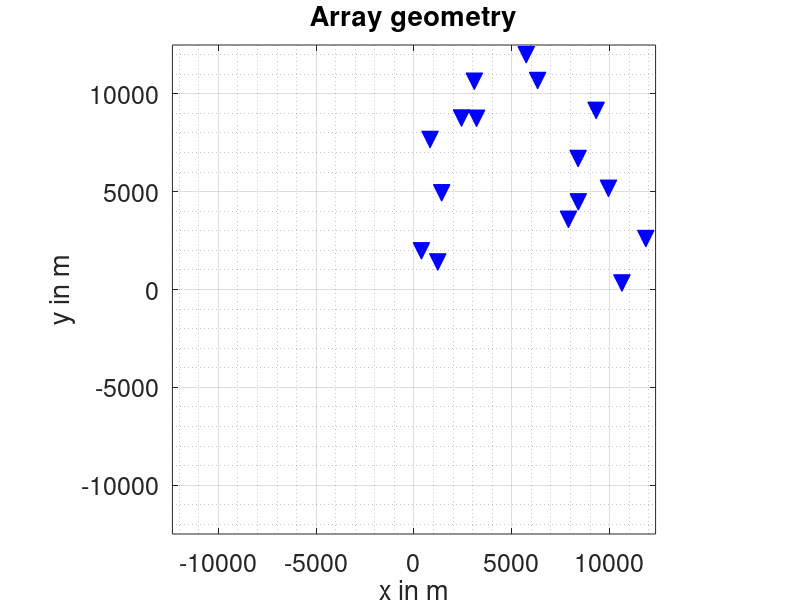

The MATLAB script that drew this image: (Note: this script raises an error after producing the figure.)
%% Histogram from beamforming of synthetic wavefields
% Compute a histogram (velocity vs azimuth) from beamforming of synthetic,
% noise-like wavefields recorded on an array of choice and estimate the 
% apparent anisotropy by fitting a curve to the histogram
%--------------------------------------------------------------------------
% Katrin Loer
% Department of Geology and Geophysics
% University of Aberdeen
% United Kingdom
%
% Feb 2017
% last modified: Jan 2022
%--------------------------------------------------------------------------
% This script models different wave fields for a given number of 
% time windows, computes the corresponding beamresponse R and picks the
% maximum of R. All maxima for all time windows are then plotted in a
% histogram (velocity vs azimuth) and a curve is fitted to the distribution 
% (as in "real" beamforming analysis). Each histogram corresponds to a 
% given frequency.
% Wavefields are modelled in the frequency domain in terms of spectral
% amplitude and phase associated with the chosen wavefield parameters
% (velocity, frequency, azimuth) at each station of the array. Only the 
% vertical component is considered.
% Each wavefield can consist of multiple superimposed waves, which have the
% same wavenumber but different azimuths. Velocities are isotropic.  
% The resulting curve should give an idea about the apparent anisotropy
% intruduced as a result of the array geometry and the source distribution
% (that is, the superposition and azimuthal distribution of recorded
% waves)
%--------------------------------------------------------------------------
% Additional functions required:
% - extrema2.m
% - export_fig.m
%--------------------------------------------------------------------------
% Parameters to be set:
% Path to additional functions (l. 50)      - default is './'
% saveflag (l. 53)                          - default: true
% arrayflag (l. 67)                         - default: rand
% Array response parameters (ll. 164 ff.)   - default values see below
% Number of time windows nwin (l. 188)      - deafult: nwin=5000
% Wavefield design (ll. 192 ff.)            - default values see below
% Number of bootstrap resamples B (l. 322)  - default B=1000
% Plotting parameters (ll. 370 ff.)         - default values see below
% Path to figures/data (ll. 123+405)        - default is './'
%--------------------------------------------------------------------------

clear
close all

% addpath('/Users/s06kl9/Projects/FKanalysis/FK3C') % path to extrema2.m
% addpath('/Users/s06kl9/Projects/FKanalysis/SCRIPTS/altmany-export_fig-f0af704') % path to export_fig.m

saveflag = true;

tic % measures run time (for default values 6-7 min)

%% Load array coordinates
% Station coordinates must be in m (not lat/lon) and
% coords must be n x 2 double (n = number of stations)
% Choose/modify one of the predefined arrays:
% 'circ' = circular array
% 'rect' = rectangular array
% 'rand' = random array
% 'line' = linear array
% or load you own (here 'gemex')

arrayflag = 'rand';

switch arrayflag
    case 'gemex'
        % GEMEX
        load /Users/s06kl9/Projects/FKanalysis/GEMEX/coords_DB_centred.mat
    case 'circ'
        % Circular
        cth = (0:45:345)*pi/180;
        cr = 2000:2000:4000;
        X = kron(cr,cos(cth));
        Y = kron(cr,sin(cth));
        coords = [X(:) Y(:)];
    case 'rect'
        % Rectangular
        xmax = 7000;
        ymax = 1000;
        xstep = 2000;
        ystep = 2000;
        [X, Y] = meshgrid(-xmax:xstep:xmax,-ymax:ystep:ymax);
        coords = [X(:) Y(:)];
    case 'rand'
        % Random
        n = 16;
        smax = 12000;
        coords = smax*rand(n,2);
    case 'line'
        % Linear array
        xline = linspace(-2000,8000,8);
        yline = xline;
        ctest(:,1) = xline;
        ctest(:,2) = yline(3);
        ctest2(:,2) = yline;
        ctest2(:,1) = xline(3);
        ctest(3,:)=[];
        coords = cat(1,ctest,ctest2);
end
n = size(coords,1);
centre = mean(coords); % used below as reference point for source coordinates

% Plot array geometry
figure('Color','w'); 
plot(coords(:,1),coords(:,2),'bv','MarkerFaceColor','b','MarkerSize',12); 
axis equal
xmax = max(abs(coords(:,1))) + 500;
ymax = max(abs(coords(:,2))) + 500;
xlim([-xmax xmax])
ylim([-ymax ymax])
grid on
grid minor
axis equal
title('Array geometry')
set(gca,'Fontsize',18)
xlabel('x in m')
ylabel('y in m')

% Save array figure
if saveflag
    arrayfig = sprintf('./array_%s.png',arrayflag);
    export_fig(arrayfig,'-png','-r200')
end

%% Station pair orientation (used for plotting only)

kk = 0;
azi = 0;
dmax = 20000;
AA = zeros(length(coords),length(coords)); % matrix that stores station pair oreintations

for i = 1:length(coords)
    for j = i:length(coords)        
        if i ~= j
            x = coords(i,1) - coords(j,1);
            y = coords(i,2) - coords(j,2);
            % Distance between two stations
            dist = sqrt(x^2+y^2);
            if dist < dmax
                kk = kk+1;
                % Orientation of station pair
                azi_help = atan(y/x);
                if azi_help < 0
                    azi(kk) = pi + azi_help;
                else
                    azi(kk) = azi_help;
                end
                AA(i,j) = azi(kk);
                AA(j,i) = azi(kk)+pi;
            else
                continue
            end
        else
            AAmax = 9999;
            AA(i,j) = AAmax; % set diagonal (same station) to max to exclude from histogram later
        end
    end
end

%% Array response vector
% used to compute beamresponse of the array

kmax = 0.3 * 1/1000;        % maximum wavenumber
res = 201;                  % wavenumber resolution
kr = linspace(0,kmax,res)'; % range of wavenumbers
kth = (5:5:360)*pi/180;     % range of azimuths
k = kron(kr, [cos(kth(:)) sin(kth(:))] ); % complete range of wavenumber vectors

ak = 1/sqrt(n) * exp(1i*2*pi*coords*k'); % array response vector (requires wavenumber vectors and station coordinates)

%% "Synthetic" wavefield
% Define parameters in the "Wavefield design" box or use default
% - f and v: set according to observations you've made so far
% - d: for each time window, the dominant direction of the wavefield will
% be taken as a random number from the distribution defined in d; 
% by default this is the range [1 360] degree - you could limit that range,  
% for example, when you observed a dominant direction in your data
% - w: standard deviation of the distribution of these waves in degree
% - nk: number of waves superimposed in one time window
% NOTE: all waves will have the same wavenumber as defined by
% frequency and velocity, only their azimuths vary according to a normal
% distribution defined by d, w and nk

nwin = 5000;    % number of time windows: you could play with this number 
% to explore its influence and to find out if there is a "saturation point",
% i.e., a number beyond which the fitted curve doesn't change anymore

% Wavefield design
%--------------------------------------------------------------------------
% In the "time window loop" below, we model one wavefield for each time 
% window, computes the beamresponse and pick the maximum.
% One wavefield can consist of multiple superimposed waves from different
% directions; you can change the properties of the wavefield by varying the
% parameters in this "Wavefield design" box
% - fieldflag: chose 'rand' for random source locations or 'domi' for a 
% dominant direction of sources
% - d: dominant direction of sources
% - w: standard deviation of the distribution of these waves
% - nk: number of waves superimposed in one time window

fieldflag = 'rand';
f = 0.3;        % frequency in Hz
v = 2600;       % velocity in m/s
kr_s = f/v;     % horizontal wavenumber

switch fieldflag
    case 'domi'
        d = round(360 * rand(1,nwin)); % dominant direction of propagation (= mean of distribution)
        w = 45;         % standard deviation of distribution
        nkmax = 20;     % maximum number of events per time window
        nk = ceil(nkmax * rand(1,nwin)); % number of events per time window
    case 'rand'
        nkmax = 20;     % maximum number of events per time window
        nk = ceil(nkmax * rand(1,nwin)); % number of events per time window
end

ml = 5; % multiples of the wavelength, defines radius of source circle
rad_s = ml * 1/kr_s; % radius of cirlce
%--------------------------------------------------------------------------

%% Loop over time windows
% For each time window in the loop, we model the wavefield, compute the
% beamresponse and pick the maximum
% NOTHING TO BE CHANGED IN THE LOOP

kr_max = zeros(nwin,1);
kth_max = zeros(nwin,1);
for i = 1:nwin

    % 1) Model wavefield for ith time window
    %---------------------------------------
    switch fieldflag
        case 'domi'
            kth_s = ( d(i) + round( w * randn(1,nk)) ) * pi/180; % randn: normal distribution
            % kth_s = azimuthal distribution of superimposed waves using the mean
            % and standard deviation as defined above
        case 'rand'
            kth_s = round(360 * rand(1,nk(i))) * pi/180;
            % source distribution is random within 360 degrees
    end
    
    % Complete wavenumber vector
    k_s = kron(kr_s, [cos(kth_s(:)) sin(kth_s(:))]);
    
    % Source locations: The idea is to have the sources on a circle around 
    % the array, however, not exactly but slightly scattered to create a 
    % more realistic scenario
    coords_s = centre' + (rad_s + 1/kr_s*rand(1,nk(i))) .* [cos(pi+kth_s); sin(pi+kth_s)]; 
    
    % Wavefields in terms of spectral phases as a function of receiver
    % location relative to source location (coords-coords_s) and wave 
    % vector (k_s) (note that spectral amplitudes do not vary, i.e., they
    % are all equal to one so that all sources have the same contribution -
    % this could easily be modified though)
    s = zeros(n,nk(i));
    for kk = 1:nk(i)
        s(:,kk) = exp(1i*2*pi*(coords-coords_s(:,kk)')*k_s(kk,:)');
    end
    
    % Sum of all wavefields (coming from different azimuths)
    s = sum(s,2);
    
    % Normalize amplitudes for all stations
    s = s./abs(s);
    
    % 2) Compute beam response
    %-------------------------
    % Beam response after Riahi et al. (2013) eq. 3
    % R(k) = a(k)* (s s*) a(k), where (s s*) = S (spectral density matrix)
    R = ak.' * s; % gives direction of origin (ak'*s gives direction of propagation)
    R = R .* conj(R);
    
    R = reshape(R,size(kth,2),size(kr,1));
    
    % 3) Pick maximum
    %----------------
    [xmax,imax,~,~] = extrema2(R);
    [ii,jj] = ind2sub(size(R),imax(1)); % get first maximum
    
    kr_max(i) = kr(jj);
    kth_max(i) = kth(ii);
    
    if mod(i,100)==0
        fprintf('Done time window %d out of %d\n',i,nwin)
    end
    
end

% Convert from wave number to velocity
vr_max = f ./ kr_max;
vr = flipud( f ./ kr(kr > 0) );

% Convert from m/s to km/s
vr = vr ./ 1000;
vr_max = vr_max ./ 1000;

% Convert from radians to degree
kth = kth*180/pi;
kth_max = kth_max*180/pi;

%% Define anisotropy curve
% This curve will be fitted to the velocity distribution in the histogram

fit = @(b,x) b(1) + b(2)*cos(2*x*pi/180) + b(3)*sin(2*x*pi/180) + b(4)*cos(4*x*pi/180) +  b(5)*sin(4*x*pi/180);
% after Smith & Dahlen (1973)

%% Bootstrap
% Bootstrapping is any test or metric that uses random sampling with 
% replacement (e.g. mimicking the sampling process), and falls under the 
% broader class of resampling methods. Bootstrapping assigns measures of 
% accuracy (bias, variance, confidence intervals, prediction error, etc.) 
% to sample estimates.This technique allows estimation of the 
% sampling distribution of almost any statistic using random sampling 
% methods. (https://en.wikipedia.org/wiki/Bootstrapping_(statistics))

fprintf('Now bootstrapping...\n');

B = 1000; % number for bootstrap resamples

% Initial values and options for curve fitting:
X0 = zeros(1,5);
options = optimset('MaxFunEvals',400*length(X0),'MaxIter',400*length(X0));

i = 1;
while i <= B
    
    xyr = [kth_max, vr_max];
    N = length(vr_max); % number of samples used for resampling
    xyr_boot = datasample(xyr,N); % resampled dataset
    xr = xyr_boot(:,1);
    yr = xyr_boot(:,2);
    X0(1) = mean(yr); % initial value taken as average velocity
    
    % Define a function that computes the misfit between the measured
    % velocities (yr) and those computed from the anisotropy equation
    % (fit(b,xr)) using the L1-norm:
    fcn = @(b) sum(abs(fit(b,xr) - yr));
    
    % Find the anisotropy parameters (b) that minimise the misfit:
    [b,~,exitflag] = fminsearch(fcn,X0,options);
    
    % Store the anisotropy parameters for each bootstrap resample:
    if exitflag == 1
        asynth(i,:) = b;
        i = i + 1;
    end
end

% Mean anisotropy curve from all bootstrap resamples
y = fit(mean(asynth),kth);

% Amplitude of anisotropy
[amax, iamax] = max(y);
[amin, iamin] = min(y);
amean = mean(y);
amag = 1/2 * (amax-amin) / amean;
fprintf('Magnitude of apparent anisotropy: %1.1f per cent\n',amag*100)

% Fast direction of anisotropy
afast = kth(iamax);
if afast > 180
    afast = afast - 180;
end
fprintf('Fast direction of apparent anisotropy: %3.0f degree\n',afast)

%% Plot

% Histogram
figure('Color','white');
hold on;
set(gcf,'Position',[100 100 1000 500])
histogram2(kth_max,vr_max,kth,vr,'DisplayStyle','tile','ShowEmptyBins','On');
ylim([min(vr) 4]) % adapt y-axis as you see fit for your velocity range
xlabel('azimuth in degree')
ylabel('velocity in km/s')
color_love = colorbar;
color_love.Label.String = 'number of detections';
set(color_love,'Fontsize',32)
set(gca,'Fontsize',24,'XTick',45:45:360)
set(gca,'YTick',1:0.5:4)

% Plot isotropic (expected) velocity as black line
line([5 360],[v/1000 v/1000],'Color','k')

% Plot curves fitted to bootstrap resamples as grey curves
for i = 1:B
    plot(kth,fit(asynth(i,:),kth),'LineWidth',1,'color',[0.5,0.5,0.5]);
end

% Plot mean of bootstrap curves
plot(kth,fit(mean(asynth),kth),'w','LineWidth',2);

% Plot station pair orientation
yyaxis right
set(gca,'YColor','k')
histogram(AA*180/pi,'BinLimits',[0 360],'BinWidth',10,'FaceColor',[0.5,0.5,0.5])
ylim([0 n*4])
ylabel('number of station pairs')
xlim([min(kth) max(kth)])

%% Save data & figure

if saveflag

    filename = sprintf('./asynth_%s_f%1.2f_nwin%d_nkrand.mat',arrayflag,f,nwin);
    save(filename,'asynth','f','v','nk')
    
    figname = sprintf('./histogram_synth_%s_f%1.2f_v%04d_nkrand_nwin%05d.png',arrayflag,f,v,nwin);
    export_fig(figname,'-png','-r200')

end

%% EOF
toc
